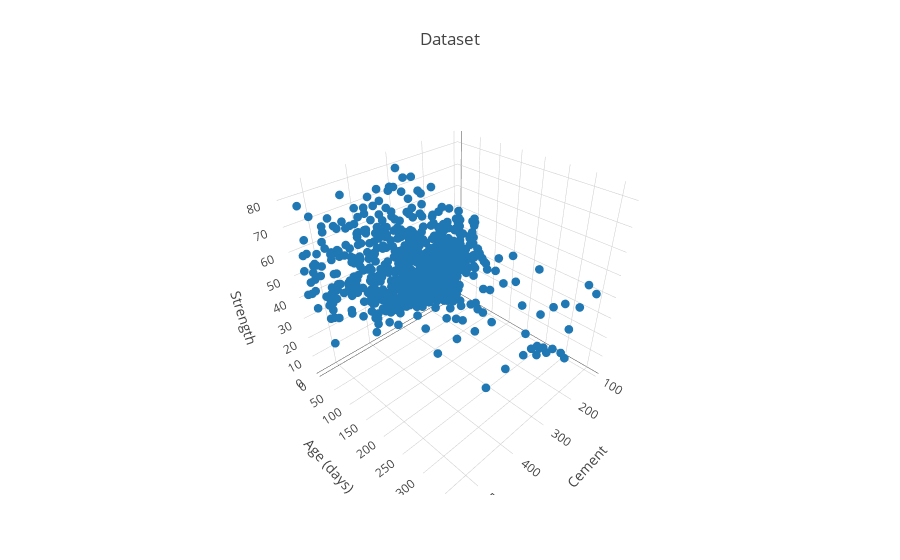

Notebook code for this chart:
### Markdown cell above
### Plant energy output dataset

Example datasets:

`plant.csv`: containing records of energy output of electricity generator wrt different parameters.

`concrete.csv`: containing records of concrete strength wrt time and cement in mixture.

### Code cell
import plotly.offline as py
import plotly.graph_objs as go
py.init_notebook_mode(True)

import numpy as np
import pandas as ps

csv = ps.read_csv('concrete.csv')
XY = csv.as_matrix()[::1]
X, y = XY[:, (0, 1)], XY[:, -1]

data = [
    go.Scatter3d(
        x = X[:,0], y = X[:,1], z = y, 
        mode='markers', marker={'size': 3})
]

layout = go.Layout(
    title='Dataset',
    autosize=True,
    margin=dict(l=65,r=50,b=65,t=90),
    scene=go.Scene(
        xaxis=dict(title=csv.columns[0]),
        yaxis=dict(title=csv.columns[1]),
        zaxis=dict(title=csv.columns[-1]),
    )
)
fig = go.Figure(data=data, layout=layout)
py.iplot(fig)

### Figure 1 — Plotly figure (JSON) as saved in the notebook; plotly's stock layout.template omitted (floating-point values rounded to 4 significant figures; data arrays with more than 128 entries replaced by an {"elided": "..."} marker saying what was removed)
{"data": [{"marker": {"size": 3}, "mode": "markers", "type": "scatter3d", "x": {"elided": "1030 float values"}, "y": {"elided": "1030 int values"}, "z": {"elided": "1030 float values"}}], "layout": {"autosize": true, "margin": {"b": 65, "l": 65, "r": 50, "t": 90}, "scene": {"xaxis": {"title": "Cement"}, "yaxis": {"title": "Age (days)"}, "zaxis": {"title": "Strength"}}, "title": "Dataset"}}
